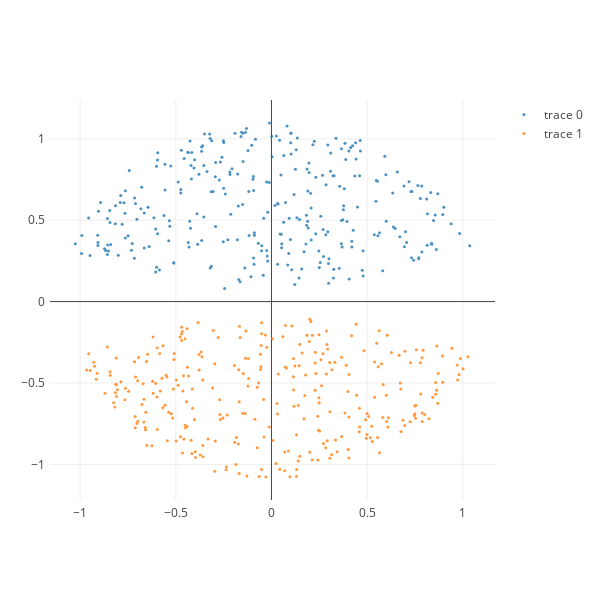

Here is the notebook cell this chart was saved with:
### Markdown cell above
## Easy easy

### Code cell
X_0, y_0 = make_radial(n_samples_per_sections=300,
    n_classes=2, n_sections_per_class=1, gap=0.1)

ipython_2d_scatter(X_0, y_0)

### Figure 1 — Plotly figure (JSON) as saved in the notebook; plotly's stock layout.template omitted (floating-point values rounded to 4 significant figures; data arrays with more than 128 entries replaced by an {"elided": "..."} marker saying what was removed)
{"data": [{"marker": {"color": 0, "colorscale": "Jet", "size": 3}, "mode": "markers", "opacity": 0.8, "text": {"elided": "300 str values"}, "type": "scatter", "x": {"elided": "300 float values"}, "y": {"elided": "300 float values"}}, {"marker": {"color": 1, "colorscale": "Jet", "size": 3}, "mode": "markers", "opacity": 0.8, "text": {"elided": "300 str values"}, "type": "scatter", "x": {"elided": "300 float values"}, "y": {"elided": "300 float values"}}], "layout": {"autosize": false, "height": 600, "margin": {"b": 100, "l": 50, "pad": 4, "r": 50, "t": 100}, "width": 600}}
